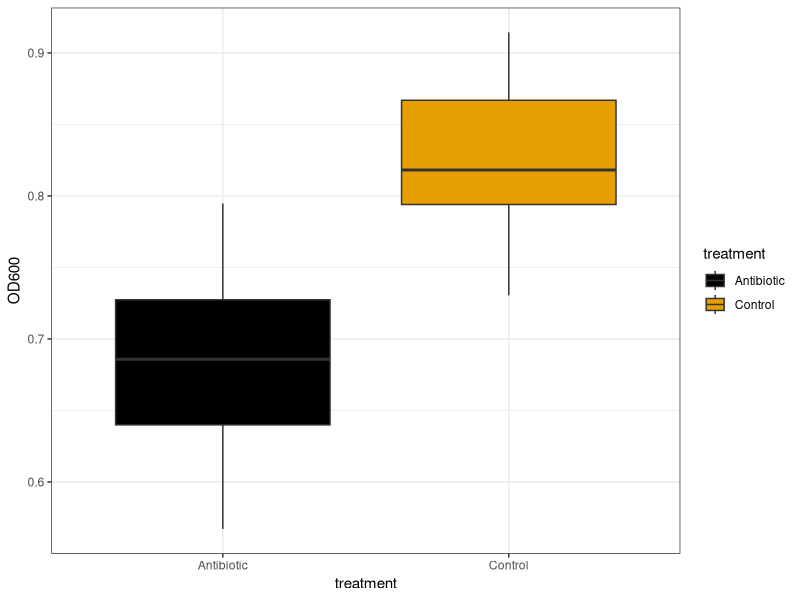
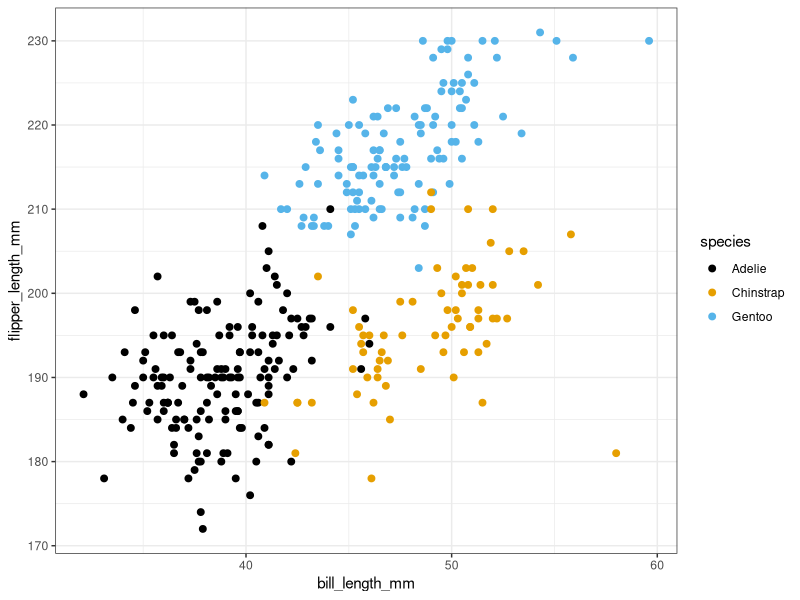

Source code (R) for these figures, in order:
## ---- chunk 1

library(tidyverse)

# Simulate bacterial growth under control vs antibiotic
set.seed(42)
growth <- tibble(
  treatment = rep(c("Control", "Antibiotic"), each = 15),
  OD600 = c(rnorm(15, mean = 0.8, sd = 0.05),
            rnorm(15, mean = 0.7, sd = 0.05))
)

growth |> head()
## ---- chunk 2
library(ggthemes)
ggplot(growth, aes(x = treatment, y = OD600, fill = treatment)) +
  geom_boxplot() +
  theme_bw() +
  scale_fill_colorblind()
## ---- chunk 3
t.test(OD600 ~ treatment, data = growth)
## ---- chunk 4
t.test(OD600 ~ treatment, data = growth, alternative = "less")
## ---- chunk 5
microbiology <- tibble(
  Species = c(rep("E. coli", 100), rep("P. aeruginosa", 100)),
  Resistance = c(rep(c("Resistant", "Sensitive"), times = c(45, 55)),
                 rep(c("Resistant", "Sensitive"), times = c(70, 30)))
)

table(microbiology)
## ---- chunk 6
tab <- table(microbiology$Species, microbiology$Resistance)
tab
## ---- chunk 7
chisq.test(tab)
## ---- chunk 8
library(palmerpenguins)
penguins |> glimpse()
## ---- chunk 9
library(ggthemes)
ggplot(penguins, aes(bill_length_mm, flipper_length_mm, colour = species)) +
  geom_point(size = 2) +
  scale_color_colorblind() +
  theme_bw()
## ---- chunk 10
penguins |>
  filter(species == "Adelie") |>
  summarise(r = cor(bill_length_mm, flipper_length_mm, use = "complete.obs"))
## ---- chunk 11

Adelie <- penguins |> filter(species == "Adelie")
cor.test(Adelie$bill_length_mm, Adelie$flipper_length_mm)
